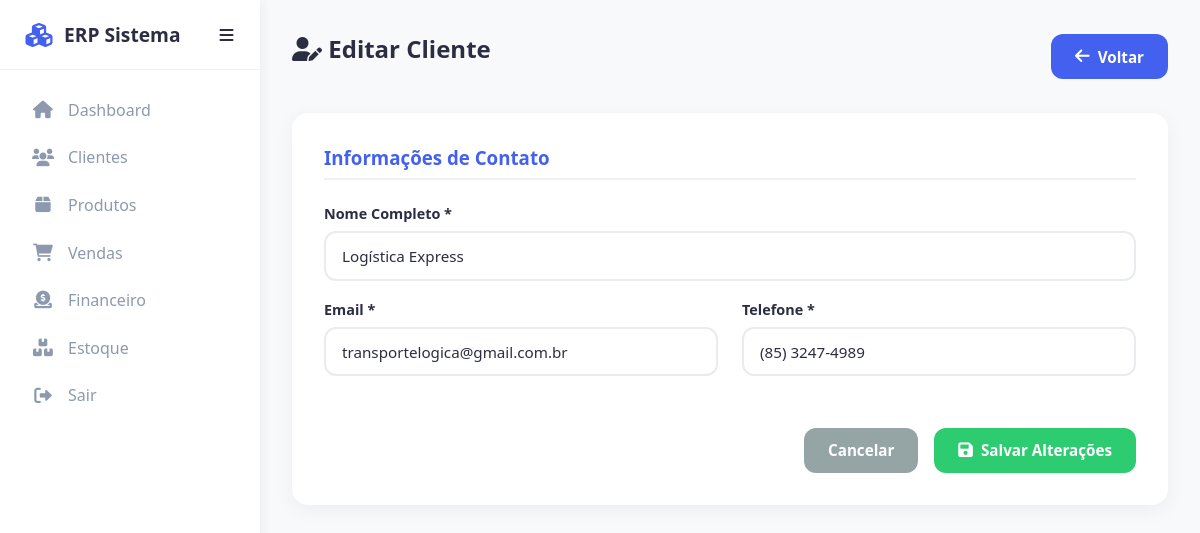
The app's page /modules/clients/edit_client.php?id=7 (signed in) with its own data.
### tables this page shows
CREATE TABLE `clients` (
  `id` int(11) NOT NULL,
  `company_id` int(11) NOT NULL,
  `created_by` int(11) DEFAULT NULL,
  `updated_by` int(11) DEFAULT NULL,
  `type` enum('fisica','juridica') NOT NULL DEFAULT 'fisica',
  `name` varchar(255) DEFAULT NULL,
  `cpf` varchar(20) DEFAULT NULL,
  `company_name` varchar(255) DEFAULT NULL,
  `fantasy_name` varchar(255) DEFAULT NULL,
  `cnpj` varchar(255) DEFAULT NULL,
  `ie` varchar(50) DEFAULT NULL,
  `segment` varchar(100) DEFAULT NULL,
  `email` varchar(100) DEFAULT NULL,
  `phone` varchar(20) DEFAULT NULL,
  `cep` varchar(15) DEFAULT NULL,
  `street` varchar(255) DEFAULT NULL,
  `number` varchar(20) DEFAULT NULL,
  `complement` varchar(100) DEFAULT NULL,
  `neighborhood` varchar(100) DEFAULT NULL,
  `city` varchar(100) DEFAULT NULL,
  `state` varchar(2) DEFAULT NULL,
  `created_at` timestamp NOT NULL DEFAULT current_timestamp(),
  `updated_at` timestamp NOT NULL DEFAULT current_timestamp() ON UPDATE current_timestamp()
);

### modules/clients/edit_client.php (the view, shortened to what this page needs)
<?php
require '../../config/database.php';
$id = $_GET['id'] ?? 0;
$stmt = $pdo->prepare("SELECT * FROM clients WHERE id = ? AND company_id = ?");
$stmt->execute([$id, getCompanyId()]);
$client = $stmt->fetch(PDO::FETCH_ASSOC);
?>
<!DOCTYPE html>
<html lang="pt-BR">
<head>
    <link rel="stylesheet" href="../../css/style.css">
    <link rel="stylesheet" href="https://cdnjs.cloudflare.com/ajax/libs/font-awesome/6.0.0/css/all.min.css">
</head>
<body>
    <?php $basePath = '../../'; include '../../includes/header.php'; ?>
    <main>
        <div style="display: flex; justify-content: space-between; align-items: center; margin-bottom: 2rem;">
            <h2><i class="fas fa-user-edit"></i> Editar Cliente</h2>
            <a href="clients.php" class="btn btn-primary"><i class="fas fa-arrow-left"></i> Voltar</a>
        </div>
        <form method="POST" class="form-container">
            <h3 style="margin-bottom: 1.5rem; color: var(--primary-color); border-bottom: 2px solid #f0f0f0; padding-bottom: 0.5rem;">Informações de Contato</h3>
            <div class="form-group">
                <label>Nome Completo *</label>
                <input type="text" name="name" class="form-control" value="<?= htmlspecialchars($client['name']) ?>" required>
            </div>
            <div class="form-row">
                <div class="form-group">
                    <label>Email *</label>
                    <input type="email" name="email" class="form-control" value="<?= htmlspecialchars($client['email']) ?>">
                </div>
                <div class="form-group">
                    <label>Telefone *</label>
                    <input type="text" name="phone" class="form-control" value="<?= htmlspecialchars($client['phone']) ?>">
                </div>
            </div>
            <div style="margin-top: 2rem; display: flex; justify-content: flex-end; gap: 1rem;">
                <a href="clients.php" class="btn btn-danger" style="background-color: #95a5a6;">Cancelar</a>
                <button type="submit" class="btn btn-success"><i class="fas fa-save"></i> Salvar Alterações</button>
            </div>
        </form>
    </main>
</body>
</html>

### css/style.css (style rules this page uses)
:root { --primary-color: #4361ee; --secondary-color: #3f37c9; --success-color: #4cc9f0; --danger-color: #f72585; --text-color: #2b2d42; --text-muted: #8d99ae; --bg-light: #f8f9fa; --card-bg: #ffffff; --border-radius: 12px; --transition: all 0.3s ease; }
* { margin: 0; padding: 0; box-sizing: border-box; font-family: 'Segoe UI', Tahoma, Geneva, Verdana, sans-serif; }
body { background-color: var(--bg-light); color: var(--text-color); min-height: 100vh; display: flex; overflow-x: hidden; }
h1, h2, h3, h4, h5, h6 { color: var(--text-color); margin-bottom: 1rem; }
.btn { display: inline-flex; align-items: center; justify-content: center; padding: 0.8rem 1.5rem; border-radius: var(--border-radius); border: none; cursor: pointer; font-weight: 600; transition: var(--transition); text-decoration: none; font-size: 0.95rem; gap: 0.5rem; }
.btn i { font-size: 1.1em; }
.btn-primary { background-color: var(--primary-color); color: white; }
.btn-success { background-color: #2ecc71; color: white; }
.btn-danger { background-color: var(--danger-color); color: white; }
.form-container { background: white; padding: 2rem; border-radius: 16px; box-shadow: 0 5px 20px rgba(0, 0, 0, 0.05); margin-bottom: 2rem; }
.form-group { margin-bottom: 1.2rem; text-align: left; }
.form-group label { display: block; margin-bottom: 0.5rem; font-weight: 600; color: var(--text-color); font-size: 0.9rem; }
.form-control { width: 100%; padding: 0.8rem 1rem; border: 2px solid #e9ecef; border-radius: var(--border-radius); font-size: 0.95rem; transition: var(--transition); color: var(--text-color); background-color: #fff; }
.form-row { display: grid; grid-template-columns: repeat(auto-fit, minmax(250px, 1fr)); gap: 1.5rem; margin-bottom: 1rem; }
main { padding: 2rem; flex: 1; max-width: 260px; max-width: none; }
main { margin-left: 260px; width: calc(100% - 260px); transition: margin-left 0.3s ease; padding: 2rem; }

### records on screen
clients: name "Logística Express", email "transportelogica@gmail.com.br", phone "(85) 3247-4989"
